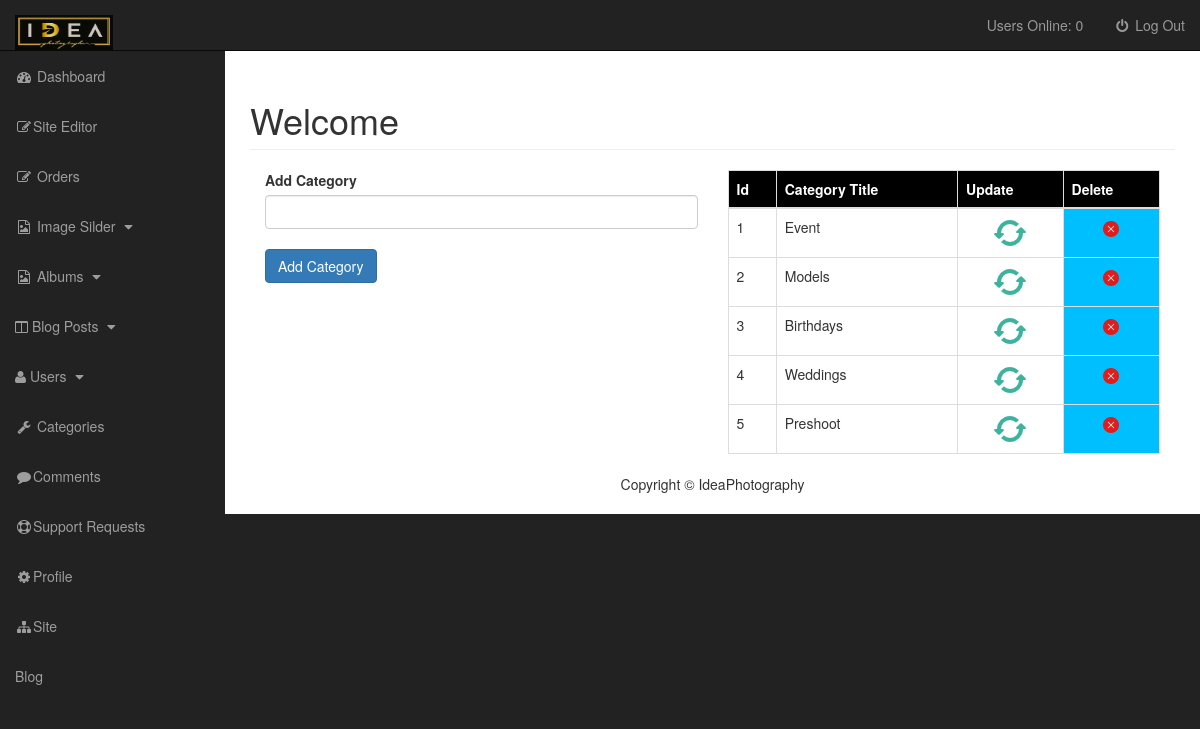
/ideaphotography/Blog/admin/categories.php, run on the app's committed database.
### tables this page shows
CREATE TABLE IF NOT EXISTS `category` (
  `catid` int NOT NULL AUTO_INCREMENT,
  `catname` varchar(255) NOT NULL,
  PRIMARY KEY (`catid`)
);

### ideaphotography/Blog/admin/categories.php (the view, shortened to what this page needs)
<?php include "include/admin_header.php"; ?>
<div id="wrapper">
    <?php include "include/admin_navigation.php"; ?>
    <div id="page-wrapper">
        <div class="container-fluid">
            <div class="row">
                <div class="col-lg-12">
                    <h1 class="page-header">
                        Welcome
                    </h1>
                    <div class="col-xs-6">
                        <form action="" method="POST">
                            <div class="form group">
                                <label for="cat_title">Add Category</label>
                                <input type="text" class="form-control " name="cat_title">
                            </div>
                            <br>
                            <div class="form group">
                                <input class="btn btn-primary"type="submit" name="submit" value="Add Category">
                            </div>
                        </form>
                        <br>
                    </div>
                    <div class="col-xs-6">
                        <table class="table table-bordered table-hover">
                            <thehead >
                                <tr class="thead-dark">
                                    <th>Id</th>
                                    <th>Category Title</th>
                                    <th>Update</th>
                                    <th>Delete</th>
                                </tr>
                            </thehead>
                            <tbody>
                                <?php
                                $query="SELECT * FROM category";
                                $result=mysqli_query($connect,$query);
                                while($row=mysqli_fetch_assoc($result))
                                {
                                ?>
                                <tr>
                                    <td><?php echo $row['catid'];?></td>
                                    <td><?php echo $row['catname'];?></td>
                                    <td align="center"><a href="categories.php?update=<?php echo $row['catid'];?>"  ><img src="images/refresh.png" class= "center"></a></td>
                                    <td align="center" class="colcolar"><a href="categories.php?delete=<?php echo $row['catid'];?>"  ><img src="images/delete.png"  width="20%"></a></td>
                                </tr>
                                <?php }?>
                            </tbody>
                        </table>
                    </div>
                </div>
            </div>
        </div>
        <?php include "include/admin_footer.php"; ?>

### ideaphotography/Blog/admin/css/sb-admin.css (style rules this page uses)
body { margin-top: 100px; background-color: #222; }
@media (min-width:768px) { body { margin-top: 50px; } }
#wrapper { padding-left: 0; }
#page-wrapper { width: 100%; padding: 0; background-color: #fff; }
@media (min-width:768px) { #wrapper { padding-left: 225px; } }
@media (min-width:768px) { #page-wrapper { padding: 10px; } }

### ideaphotography/Blog/admin/include/admin_header.php (style rules this page uses)
.thead-dark { background-color:black; border-color: black; color: white; }
.colcolar { background-color:deepskyblue; }

### data on the page
category: catid "1", catname "Event"
category: catid "2", catname "Models"
category: catid "3", catname "Birthdays"
category: catid "4", catname "Weddings"
category: catid "5", catname "Preshoot"

### other printed values
$rowcount "0"
